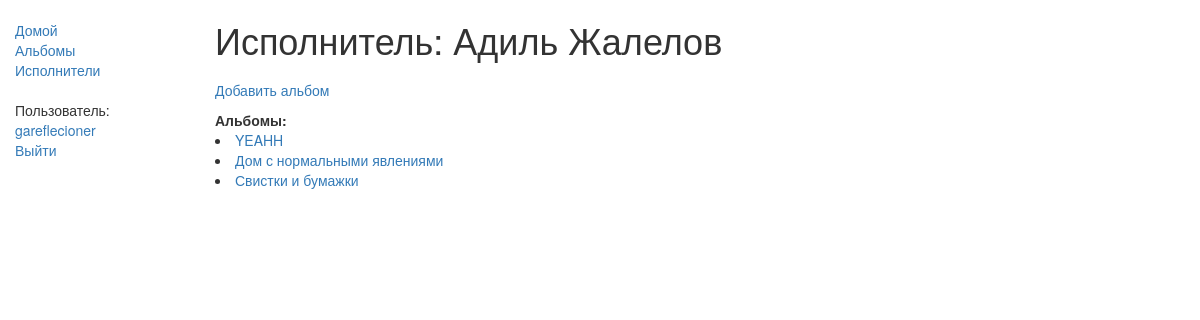
The app's page /again/authors/2 (signed in) with its own data.
### again/models.py (models this page shows, shortened)
class Author(models.Model):
    first_name = models.CharField(max_length=100)
    last_name = models.CharField(max_length=100)

class Album(models.Model):
    title = models.CharField(max_length=200)
    author = models.ForeignKey('Author', on_delete=models.SET_NULL, null=True)
    genre = models.ManyToManyField(Genre, help_text="Select a genre for this album")
    writer = models.ForeignKey(get_user_model(), on_delete=models.SET_NULL, related_name='posts', null=True, default=None)
    def __str__(self):
        return self.title
    def get_absolute_url(self):
        return reverse('album-detail', args=[str(self.id)])

### again/views.py (the view)
class AuthorDetailView(LoginRequiredMixin,generic.DetailView):
    model = Author
    template_name = 'again/authorDetail.html'  # Определение имени вашего шаблона и его расположения
    login_url = '/users/login/'

### again/templates/again/authorDetail.html (shortened to what this page needs)
{% extends "base_generic.html" %}
{% block content %}
  <h1>Исполнитель: {{ author.first_name}} {{author.last_name }}</h1>
  <ul class="sidebar-nav">
    {% if user.is_authenticated %}
      <li><a href="{% url 'album-create' %}">Добавить альбом</li></a>
    {% else %}
      <li><a href="{% url 'users.login'%}?next={{request.path}}">Войдите,чтобы добавить альбом </a></li>
    {% endif %}
  </ul>
<strong>Альбомы:</strong>
  {% for album in author.album_set.all %}  <li> <a href="{{ album.get_absolute_url }}"> {{ album }}  </a></li> {% endfor %}
{% endblock %}

### again/templates/base_generic.html (shortened to what this page needs)
<!DOCTYPE html>
<html lang="en">
<head>
  <link rel="stylesheet" href="https://maxcdn.bootstrapcdn.com/bootstrap/3.3.7/css/bootstrap.min.css">
  {% load static %}
  <link rel="stylesheet" href="{% static 'css/styles.css' %}">
</head>
<body>
  <div class="container-fluid">
    <div class="row">
      <div class="col-sm-2">
      {% block sidebar %}
      <ul class="sidebar-nav">
          <li><a href="{% url 'index' %}">Домой</a></li>
          <li><a href="{% url 'album' %}">Альбомы</a></li>
          <li><a href="{% url 'author' %}">Исполнители</a></li>
      </ul>
      {% if user.is_authenticated %}
      Пользователь: <a class="last"> <a href="{% url 'users:profile' %}">{{user.username}}
      <br><a href="{% url 'users:logout' %}">Выйти</a></br>
      {% else %}
      <br class="last"><a href="{% url 'users:login' %}">Войти</a> </br>
      <a href="{% url 'users:register' %}">Регистрация</a>
      {% endif %}
    {% endblock %}
      </div>
      <div class="col-sm-10 ">
      {% block content %}{% endblock %}
      </div>
    </div>
  </div>
</body>
</html>

### again/static/css/styles.css (style rules this page uses)
.sidebar-nav { margin-top: 20px; padding: 0; list-style: none; }

### records on screen
Author: first_name "Адиль", last_name "Жалелов"
Album: title "YEAHH"
Album: title "Дом с нормальными явлениями"
Album: title "Свистки и бумажки"

### other values on screen
{{ user.username }} "gareflecioner"
